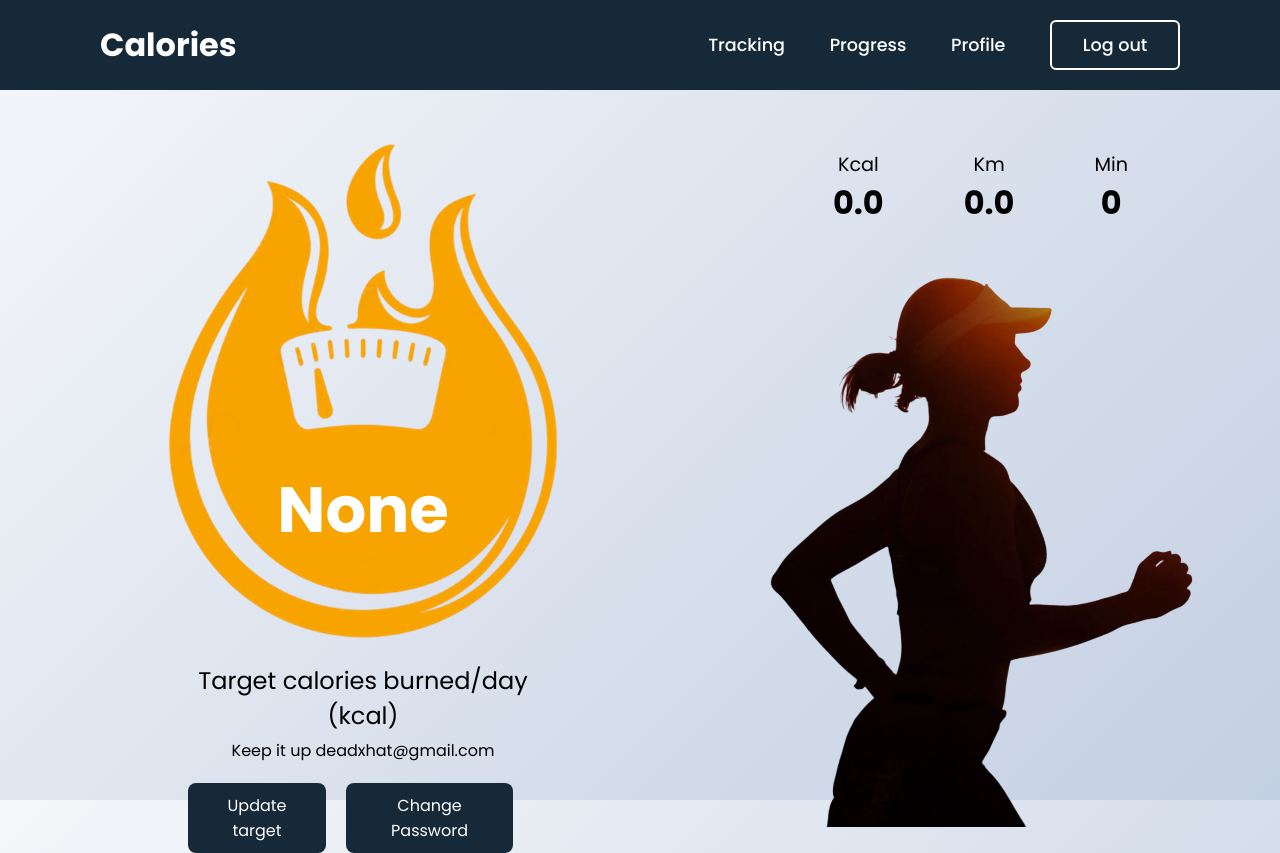
The page /profile (signed in) on the database as committed earlier.
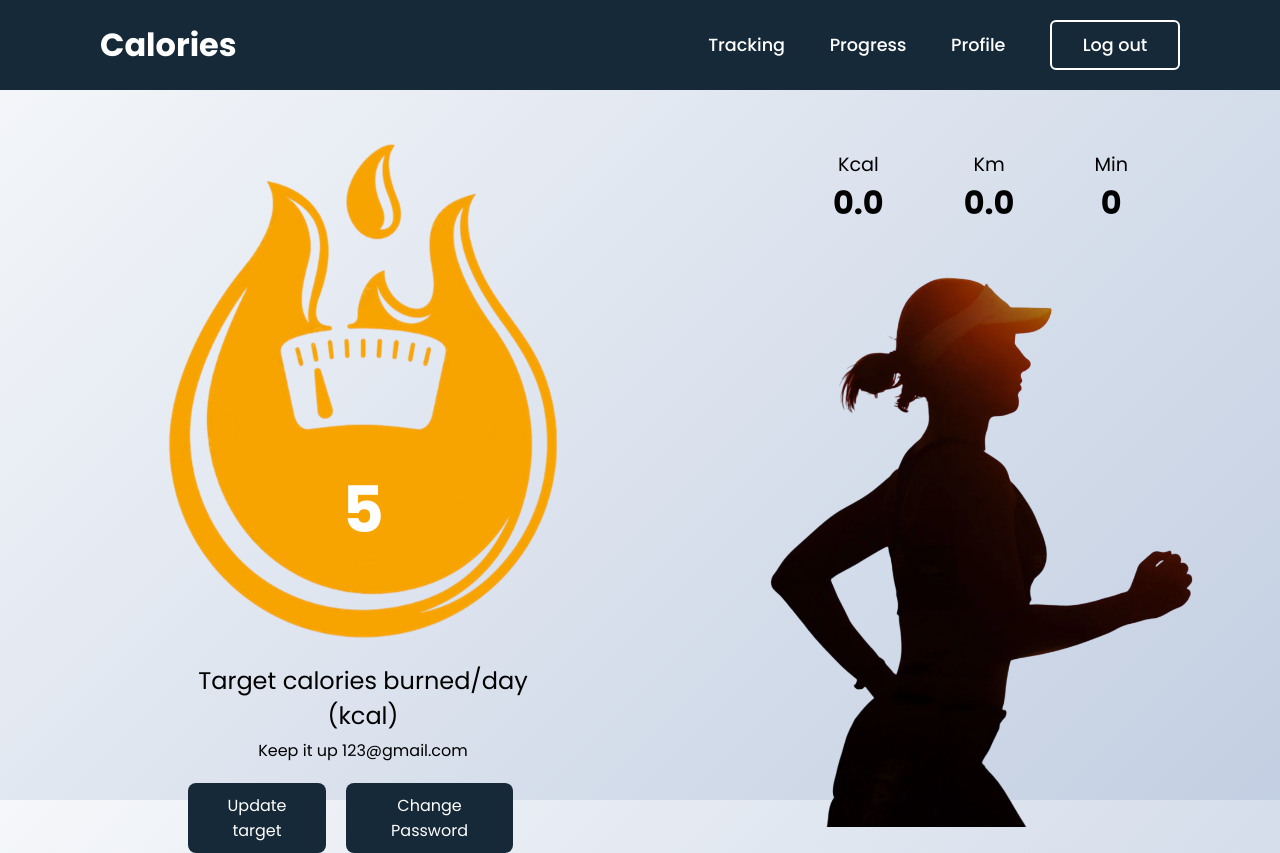
The same page on the database as committed later.
### tables this page shows
CREATE TABLE "users" (
	"id"	INTEGER,
	"email"	NUMERIC NOT NULL UNIQUE,
	"password"	TEXT NOT NULL,
	"targetCaloriesburned"	INTEGER,
	"caloriesCurrentday"	INTEGER,
	"congratsShownDate"	TEXT,
	"numberOfDays"	INTEGER,
	"last_day_incremented"	TEXT,
	"totalKcal "	INTEGER,
	"totalKm"	INTEGER,
	"totalMin"	INTEGER,
	PRIMARY KEY("id")
);

### app.py (the view)
@app.route('/profile')
def profile_page():
    if 'user_id' in session:
        user_id = session['user_id']
        user_data = get_user_info(user_id)
        if user_data:
            return render_template('profile.html',
                                   user=user_data,
                                   total_kcal=user_data.get('totalKcal', 0.0),
                                   total_km=user_data.get('totalKm', 0.00),
                                   total_min=user_data.get('totalMin', 0))
        else:
            return render_template('profile.html', error="Could not load profile information.")
    else:
        return redirect('/login')

### app.py (called while the page is built)
def get_db():
    conn = sqlite3.connect(DATABASE)
    conn.row_factory = sqlite3.Row
    conn.execute("PRAGMA journal_mode=WAL;")  # Enable WAL mode
    return conn

def get_user_info(user_id):
    db = get_db()
    cursor = db.cursor()
    cursor.execute("SELECT email, targetCaloriesburned AS goal FROM users WHERE id = ?", (user_id,))
    user = cursor.fetchone()
    db.close()
    if user:
        return dict(user)
    else:
        return None

### templates/profile.html (shortened to what this page needs)
<!DOCTYPE html>
<html lang="en">
<head>
    <link rel="stylesheet" href="{{ url_for('static', filename='css/profile.css') }}">
</head>
<body>
    <header>
        <h2 class = "logo"> Calories </h2>
        <nav class = "navigation">
            <a href = "{{ url_for('tracking_page') }}"> Tracking </a>
            <a href = "{{ url_for('progress_page') }}"> Progress </a>
            <a href = "{{ url_for('profile_page') }}"> Profile </a>
            <button class="btnLogin-popup"> Log out </button>
        </nav>
    </header>
    <div class="main-content">
        <div class="profile-section" id="profileSection">
            <div class="left-section">
                <div class="calorie-icon">
                    <img class = "fire-icon" src="{{ url_for('static', filename='img/fire_icon.png') }}" alt="Fire icon">
                    <div class="calorie-number" id="currentBurnedCalories">{{ user.goal }}</div>
                </div>
                <div class="target-info">
                    <div class="target-text">Target calories burned/day (kcal)</div>
                    <div class="email-text">Keep it up {{ user.email }}</div>
                    <div class="bottom-button">
                        <button class="button" onclick="showUpdateTarget()">Update target</button>
                        <button class="button" onclick="showChangePasswordModal()">Change Password</button>
                    </div>
                </div>
            </div>
            <div class="right-section">
                <div class="info-container">
                    <div class="info-box">
                        <div>Kcal</div>
                        <strong id="totalKcal">{{ total_kcal }}</strong>
                    </div>
                    <div class="info-box">
                        <div>Km</div>
                        <strong id="totalKm">{{ total_km }}</strong>
                    </div>
                    <div class="info-box">
                        <div>Min</div>
                        <strong id="totalMin">{{ total_min }}</strong>
                    </div>
                </div>
                <img class = "runner-image" src="{{ url_for('static', filename='img/runner.png') }}" alt="Runner" >
            </div>
        </div>
</body>
</html>

### static/css/profile.css (style rules this page uses)
* { margin: 0; padding: 0; box-sizing: border-box; font-family: 'Poppins', sans-serif; }
body { display: flex; justify-content: center; align-items: center; min-height: 100vh; background: linear-gradient(135deg, #f5f7fa, #c3cfe2); background-size: cover; background-position: center; overflow: hidden; }
header { position: fixed; top: 0; left: 0; width: 100%; padding: 20px 100px; background: #162938; display: flex; justify-content:space-between; align-items: center; z-index: 99; }
.logo { font-size: 2em; color: #fff; user-select: none; }
.navigation a { position: relative; font-size: 1.1em; color: #fff; text-decoration: none; font-weight: 500; margin-left: 40px; }
.navigation a::after { content: ''; position: absolute; left: 0; bottom: -6px; width: 100%; height: 3px; background: #fff; border-radius: 5px; transform-origin: right; transform: scaleX(0); transition: transform .5s; }
.navigation .btnLogin-popup { width: 130px; height: 50px; background: transparent; border: 2px solid #fff; outline: none; border-radius: 6px; cursor: pointer; font-size: 1.1em; color: #fff; font-weight: 500; margin-left: 40px; transition: .5s; }
.main-content { display: flex; justify-content: space-around; align-items: flex-start; width: 80%; padding-left: 60px; padding-right: 60px; padding-top: 150px; box-sizing: border-box; height: calc(100vh); }
.profile-section { display: flex; justify-content: space-around; align-items: flex-start; width: 100%; height: 100%; box-sizing: border-box; }
.left-section { display: flex; flex-direction: column; align-items: center; text-align: center; }
.calorie-icon { position: relative; width: 350px; height: auto; margin-bottom: 0px; display: flex; justify-content: center; align-items: center; }
.calorie-icon img { display: block; width: 120%; height: auto; transform: translateY(-17px); }
.calorie-number { position: absolute; top: 70%; left: 50%; transform: translate(-50%, -50%); color: white; font-size: 4em; font-weight: bold; text-align: center; }
.target-info { margin-top: 1px; }
.target-text { font-size: 1.5em; margin-bottom: 5px; color: black; }
.email-text { font-size: 1em; color: black; margin-bottom: 15px; margin-top: 2px; }
.bottom-button { display: flex; gap: 20px; margin-top: 20px; justify-content: flex-end; margin-right: 25px; }
.button { background-color: #162938; color: white; border: none; padding: 10px 20px; border-radius: 8px; cursor: pointer; font-size: 1em; }
.right-section { display: flex; flex-direction: column; align-items: flex-end; justify-content: space-between; height: 100%; }
.runner-image { width: 590px; height: auto; bottom: 0; z-index: -1; transform: translateX(150px); }
.info-container { display: flex; gap: 80px; margin-bottom: 10px; justify-content: flex-end; }
.info-box { text-align: center; color: black; }
.info-box strong { font-size: 2em; color: black; }
.info-box div { font-size: 1.2em; color: black; }

Rows that differ between the two databases and show on the page:
changed users: goal (not shown) → "5"; email "deadxhat@gmail.com" → "123@gmail.com"
Other text that changed with them:
{{ user.goal }}: "None" → (not shown)
